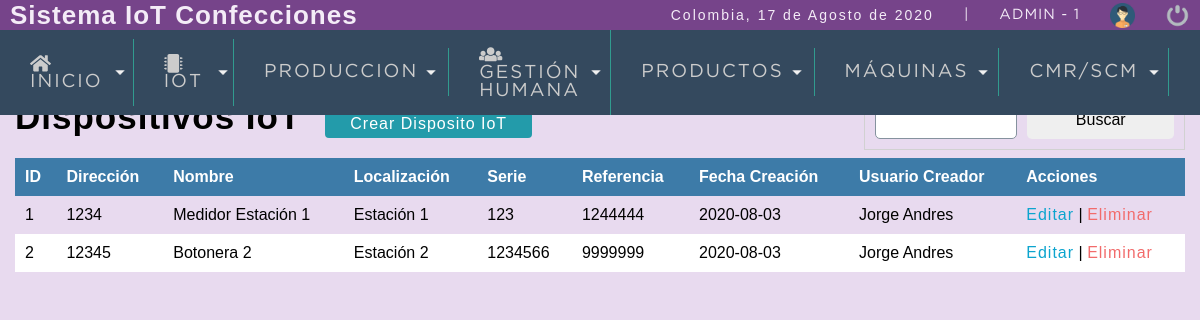
Screenshot of /sistema/lista_dispositivosIoT.php (signed in) with the database file from the repository.
### tables this page shows
CREATE TABLE `moduloiot` (
  `idmoduloIoT` int(11) NOT NULL,
  `direccion` varchar(10) NOT NULL,
  `nombre` varchar(25) NOT NULL,
  `localizacion` varchar(50) NOT NULL,
  `serie` varchar(10) NOT NULL,
  `idtipomoduloiot` int(11) NOT NULL,
  `status` int(11) NOT NULL DEFAULT 1,
  `created_at` datetime DEFAULT current_timestamp(),
  `updated_at` datetime DEFAULT NULL,
  `deleted_at` datetime DEFAULT NULL,
  `usuario_id` int(11) NOT NULL
);

CREATE TABLE `tiposmodulosiot` (
  `idtipomoduloiot` int(11) NOT NULL,
  `tipomoduloIoT` varchar(20) NOT NULL,
  `descripcion` varchar(200) NOT NULL,
  `referencia` varchar(20) NOT NULL,
  `status` int(11) NOT NULL DEFAULT 1,
  `created_at` datetime DEFAULT current_timestamp(),
  `updated_at` datetime DEFAULT NULL,
  `deleted_at` datetime DEFAULT NULL
);

CREATE TABLE `usuario` (
  `idusuario` int(11) NOT NULL,
  `nombre` varchar(50) DEFAULT NULL,
  `correo` varchar(100) DEFAULT NULL,
  `usuario` varchar(15) DEFAULT NULL,
  `clave` varchar(100) DEFAULT NULL,
  `rol` int(11) DEFAULT NULL,
  `status` int(11) NOT NULL DEFAULT 1,
  `created_at` datetime DEFAULT current_timestamp(),
  `updated_at` datetime DEFAULT NULL,
  `deleted_at` datetime DEFAULT NULL
);

### sistema/calculonumpaginas.php (called while the page is built, shortened)
<?php
	$por_pagina=10;
	if(empty($_REQUEST['pagina'])){
		$pagina=1;
	}else{
		$pagina=$_REQUEST['pagina'];
	}
	$desde=($pagina-1)*$por_pagina;
?>

### sistema/lista_dispositivosIoT.php (the view, shortened to what this page needs)
<?php
	include "includes/scripts.php";
?>
<!DOCTYPE html>
<html lang="en">
<head>
</head>
<body>
	<?php  include "includes/header.php"; ?>
	<section id="container">
		<h1>Dispositivos IoT</h1>
		<a href="registro_dispositivoIoT.php" class="btn_new">Crear Disposito IoT</a>
		<form action="buscar_dispositivoIoT.php" method="get" class="form_search">
			<input type="text" name="busqueda" id="busqueda">
			<input type="submit" value="Buscar" class="btn_search">
		</form>
		<table>
			<tr>
				<th>ID</th>
				<th>Dirección</th>
				<th>Nombre</th>
				<th>Localización</th>
				<th>Serie</th>
				<th>Referencia</th>
				<th>Fecha Creación</th>
				<th>Usuario Creador </th>
				<th>Acciones</th>
			</tr>
			<?php
				include "../conexion.php";
				include "calculonumpaginas.php";
				$query = mysqli_query($conexion,"
					SELECT u.idmoduloIoT, u.direccion, u.nombre AS 'nombremoduloiot', u.localizacion, u.serie, r.referencia, u.created_at, m.nombre AS 'nombreusuariocreador'
					FROM moduloiot u
					INNER JOIN tiposmodulosiot r ON u.idtipomoduloiot = r.idtipomoduloiot
					INNER JOIN usuario m ON u.usuario_id = m.idusuario
					WHERE u.status=1 ORDER BY u.idmoduloIoT ASC LIMIT $desde,$por_pagina");
				$result = mysqli_num_rows($query);
				if($result>0){
					while ($data=mysqli_fetch_array($query)) {
						$formato='Y-m-d H:i:s';
						$fecha= DateTime::createFromFormat($formato,$data['created_at']);
						?>
							<tr>
								<td><?php echo $data['idmoduloIoT']; ?></td>
								<td><?php echo $data['direccion']; ?></td>
								<td><?php echo $data['nombremoduloiot']; ?></td>
								<td><?php echo $data['localizacion']; ?></td>
								<td><?php echo $data['serie']; ?></td>
								<td><?php echo $data['referencia']; ?></td>
								<td><?php echo $fecha->format('Y-m-d'); ?></td>
								<td><?php echo $data['nombreusuariocreador']; ?></td>
								<td>
									<a class="link_edit" href="editar_dispositivoIoT.php?id=<?php echo $data['idmoduloIoT']; ?>">Editar</a>
									|
									<a class="link_delete" href="eliminar_confirmar_dispositivoIoT.php?id=<?php echo $data['idmoduloIoT']; ?>">Eliminar</a>
								</td>
							</tr>
						<?php
					}
				}
			?>
		</table>
	</section>
</body>
</html>

### sistema/css/style1.css (style rules this page uses)
* { margin: 0; padding: 0; box-sizing: border-box; }
body { background: #E8DAEF; }
h1, h2, h3, h4, h5, h6 { font-family: 'arial'; font-weight: bold; letter-spacing: 1px; }
h1 { font-size: 26px; }
a { text-decoration: none; font-family: arial; letter-spacing: 1px; }
#container { padding: 90px 15px 15px; }
form { background: #FFA; margin: auto; padding: 20px 50px; border: 1px solid #d1d1d1; }
input,select { display: block; width: 100%; font-size: 12pt; padding: 5px; border: 1px solid #85929e; border-radius: 5px; }
#container h1 { font-size: 35px; display: inline-block; }
.btn_new { display: inline-block; background: #239baa; color: #FFF; padding: 5px 25px; border-radius: 4px; margin: 20px; }
table { border-collapse: collapse; font-size: 12pt; font-family: 'arial'; width: 100%; }
table th { text-align: left; padding: 10px; background: #3d7ba8; color: #FFF; }
table tr:nth-child(odd) { background: #FFF; }
table td { padding: 10px; }
.link_edit { color: #0ca4ce; }
.link_delete { color: #f26b6b; }
.form_search { display:-webkit-flex; display: -moz-flex; display: -ms-flex; display: -o-flex; display: flex; float: right; background: initial; padding: 10px; border-radius: 10px<, }
.form_search .btn_search { background: #1faac8 color: #FFF; padding: 10px; border: 0; cursor: pointer; margin-left: 10px; display: -webkit-flex; display: -moz-flex; display: -ms-flex; display: -o-flex; display: flex; border-radius: 5px; }

### rows the page displays
moduloiot: idmoduloIoT "1", direccion "1234", nombre "Medidor Estación 1", localizacion "Estación 1", serie "123", idtipomoduloiot.referencia "1244444", created_at "2020-08-03", usuario.nombre "Jorge Andres"
moduloiot: idmoduloIoT "2", direccion "12345", nombre "Botonera 2", localizacion "Estación 2", serie "1234566", idtipomoduloiot.referencia "9999999", created_at "2020-08-03", usuario.nombre "Jorge Andres"

### other values shown
fechaC() "17 de Agosto de 2020"
$_SESSION['user'] "ADMIN"
$_SESSION['rol'] "1"
